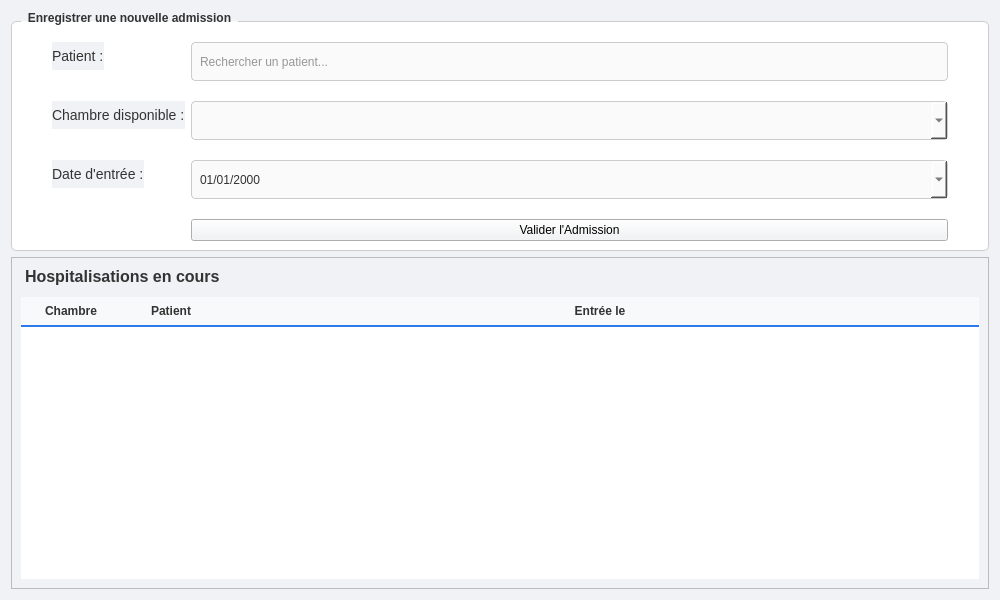
<?xml version="1.0" encoding="UTF-8"?>
<ui version="4.0">
 <class>PageAdmissions</class>
 <widget class="QWidget" name="PageAdmissions">
  <property name="geometry">
   <rect>
    <x>0</x>
    <y>0</y>
    <width>1000</width>
    <height>600</height>
   </rect>
  </property>
  <property name="styleSheet">
   <string notr="true">/* STYLE LOCAL */
QWidget { font-family: &quot;Segoe UI&quot;, sans-serif; background-color: #f0f2f5; }

/* Cadres */
QGroupBox, QFrame.Card { 
    font-weight: bold; background-color: white; border: 1px solid #ccc; border-radius: 5px; margin-top: 10px; color: #333333; 
}
QGroupBox::title { subcontrol-origin: margin; left: 10px; padding: 0 5px; color: #333333; }

/* Textes */
QLabel { color: #333333; font-size: 14px; }

/* Champs */
QLineEdit, QComboBox, QDateEdit { 
    border: 1px solid #ccc; border-radius: 4px; padding: 6px; background-color: #fafafa; min-height: 25px; color: #333333; 
}
QLineEdit:focus, QComboBox:focus, QDateEdit:focus { border: 1px solid #2d7aed; background-color: white; }

QComboBox QAbstractItemView { background-color: white; color: #333333; selection-background-color: #2d7aed; selection-color: white; outline: 0; }

/* Boutons */
QPushButton.ActionBtn { background-color: #2d7aed; color: white; border: none; border-radius: 4px; padding: 8px 16px; font-weight: bold; }
QPushButton.ActionBtn:hover { background-color: #1a5fc7; }

/* Tableau */
QTableWidget { background-color: white; border: none; gridline-color: #f0f0f0; color: #333333; }
QHeaderView::section { background-color: #f8f9fa; padding: 5px; border: none; border-bottom: 2px solid #2d7aed; font-weight: bold; color: #333333; }
</string>
  </property>
  <layout class="QVBoxLayout" name="verticalLayout_main">
   
   <item>
    <widget class="QGroupBox" name="groupBox_new_admission">
     <property name="title">
      <string>Enregistrer une nouvelle admission</string>
     </property>
     <layout class="QFormLayout" name="formLayout">
      <property name="verticalSpacing">
       <number>20</number>
      </property>
      <property name="leftMargin">
       <number>40</number>
      </property>
      <property name="topMargin">
       <number>20</number>
      </property>
      <property name="rightMargin">
       <number>40</number>
      </property>
      <item row="0" column="0">
       <widget class="QLabel" name="lbl_patient">
        <property name="text">
         <string>Patient :</string>
        </property>
       </widget>
      </item>
      <item row="0" column="1">
       <widget class="QLineEdit" name="lineEdit_patient">
        <property name="placeholderText">
         <string>Rechercher un patient...</string>
        </property>
       </widget>
      </item>
      <item row="1" column="0">
       <widget class="QLabel" name="lbl_room">
        <property name="text">
         <string>Chambre disponible :</string>
        </property>
       </widget>
      </item>
      <item row="1" column="1">
       <widget class="QComboBox" name="combo_room"/>
      </item>
      <item row="2" column="0">
       <widget class="QLabel" name="lbl_date">
        <property name="text">
         <string>Date d'entrée :</string>
        </property>
       </widget>
      </item>
      <item row="2" column="1">
       <widget class="QDateEdit" name="dateEdit_entry">
        <property name="calendarPopup">
         <bool>true</bool>
        </property>
        <property name="displayFormat">
         <string>dd/MM/yyyy</string>
        </property>
       </widget>
      </item>
      <item row="3" column="1">
       <widget class="QPushButton" name="btn_save">
        <property name="class" stdset="0">
         <string>ActionBtn</string>
        </property>
        <property name="text">
         <string>Valider l'Admission</string>
        </property>
       </widget>
      </item>
     </layout>
    </widget>
   </item>
   
   <item>
    <widget class="QFrame" name="frame_list">
     <property name="class" stdset="0">
      <string>Card</string>
     </property>
     <property name="frameShape">
      <enum>QFrame::StyledPanel</enum>
     </property>
     <layout class="QVBoxLayout" name="verticalLayout_list">
      <item>
       <widget class="QLabel" name="label_list_title">
        <property name="text">
         <string>Hospitalisations en cours</string>
        </property>
        <property name="styleSheet">
         <string notr="true">font-size: 16px; font-weight: bold; margin-bottom: 5px;</string>
        </property>
       </widget>
      </item>
      <item>
       <widget class="QTableWidget" name="tableAdmissions">
        <property name="alternatingRowColors">
         <bool>true</bool>
        </property>
        <property name="selectionBehavior">
         <enum>QAbstractItemView::SelectRows</enum>
        </property>
        <attribute name="horizontalHeaderStretchLastSection">
         <bool>true</bool>
        </attribute>
        <column>
         <property name="text">
          <string>Chambre</string>
         </property>
        </column>
        <column>
         <property name="text">
          <string>Patient</string>
         </property>
        </column>
        <column>
         <property name="text">
          <string>Entrée le</string>
         </property>
        </column>
       </widget>
      </item>
     </layout>
    </widget>
   </item>
   
  </layout>
 </widget>
 <resources/>
 <connections/>
</ui>
